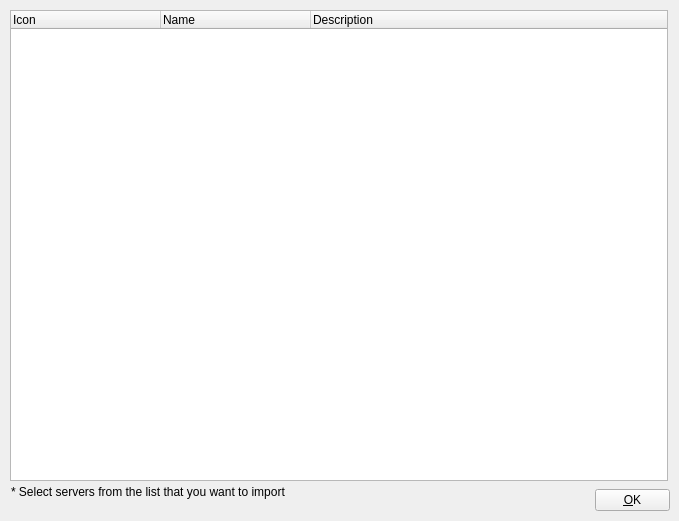
<?xml version="1.0" encoding="UTF-8"?>
<ui version="4.0">
 <class>ImportDeviceDialog</class>
 <widget class="QDialog" name="ImportDeviceDialog">
  <property name="geometry">
   <rect>
    <x>0</x>
    <y>0</y>
    <width>679</width>
    <height>521</height>
   </rect>
  </property>
  <property name="windowTitle">
   <string>Import CasparCG Servers</string>
  </property>
  <widget class="QPushButton" name="pushButtonOk">
   <property name="geometry">
    <rect>
     <x>595</x>
     <y>489</y>
     <width>75</width>
     <height>22</height>
    </rect>
   </property>
   <property name="focusPolicy">
    <enum>Qt::NoFocus</enum>
   </property>
   <property name="text">
    <string>&amp;OK</string>
   </property>
   <property name="shortcut">
    <string>Alt+O</string>
   </property>
  </widget>
  <widget class="QTreeWidget" name="treeWidgetDevice">
   <property name="geometry">
    <rect>
     <x>10</x>
     <y>10</y>
     <width>658</width>
     <height>471</height>
    </rect>
   </property>
   <property name="focusPolicy">
    <enum>Qt::NoFocus</enum>
   </property>
   <property name="alternatingRowColors">
    <bool>true</bool>
   </property>
   <property name="selectionMode">
    <enum>QAbstractItemView::ExtendedSelection</enum>
   </property>
   <property name="rootIsDecorated">
    <bool>false</bool>
   </property>
   <property name="uniformRowHeights">
    <bool>true</bool>
   </property>
   <attribute name="headerDefaultSectionSize">
    <number>150</number>
   </attribute>
   <attribute name="headerShowSortIndicator" stdset="0">
    <bool>false</bool>
   </attribute>
   <column>
    <property name="text">
     <string>Icon</string>
    </property>
   </column>
   <column>
    <property name="text">
     <string>Name</string>
    </property>
   </column>
   <column>
    <property name="text">
     <string>Description</string>
    </property>
   </column>
  </widget>
  <widget class="QLabel" name="labelImportInformation">
   <property name="geometry">
    <rect>
     <x>11</x>
     <y>484</y>
     <width>591</width>
     <height>16</height>
    </rect>
   </property>
   <property name="text">
    <string>* Select servers from the list that you want to import</string>
   </property>
  </widget>
 </widget>
 <resources/>
 <connections>
  <connection>
   <sender>pushButtonOk</sender>
   <signal>clicked()</signal>
   <receiver>ImportDeviceDialog</receiver>
   <slot>accept()</slot>
   <hints>
    <hint type="sourcelabel">
     <x>595</x>
     <y>502</y>
    </hint>
    <hint type="destinationlabel">
     <x>247</x>
     <y>152</y>
    </hint>
   </hints>
  </connection>
 </connections>
 <slots>
  <slot>addressFinished()</slot>
  <slot>nameFinished()</slot>
  <slot>testConnection()</slot>
  <slot>okClicked()</slot>
  <slot>nameChanged(QString)</slot>
  <slot>addressChanged(QString)</slot>
 </slots>
</ui>
